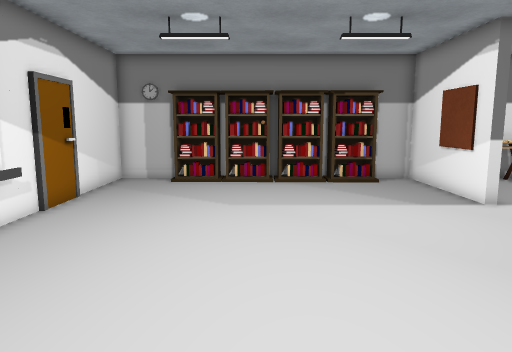
View 1 (above)

16 first-person views from a walk through a 3-D level made in the Unity game engine. The camera is 1.3 m above the floor, tilts 8° down and sees 70° across. The floor is counted in squares, 0.5 m on a side. Each view is taken from the middle of a square. On the plan, view 1 faces up. The plan holds only what a view shows up to about 20 squares ahead; the rest is blank. The player is left out. Some surface patterns are stand-ins.

View 2
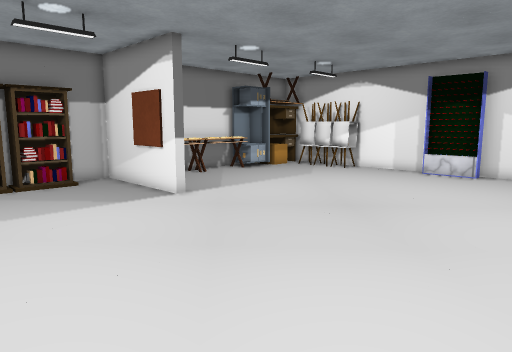

View 3
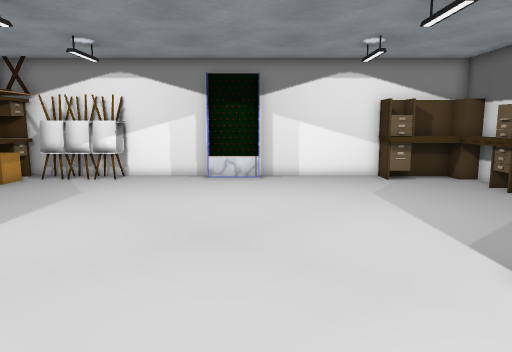

View 4
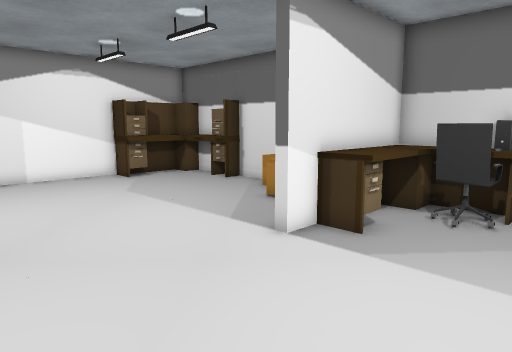

View 5
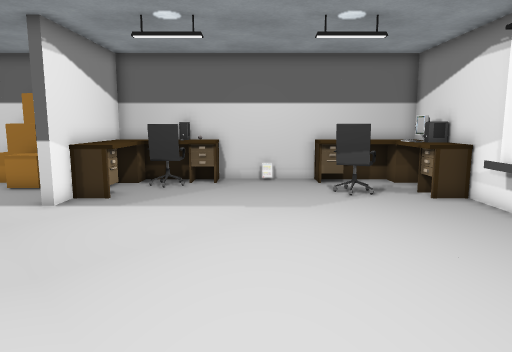

View 6
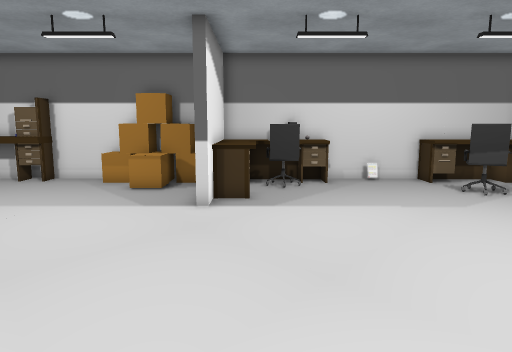

View 7
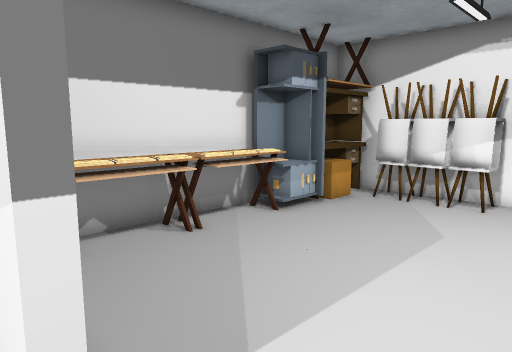

View 8
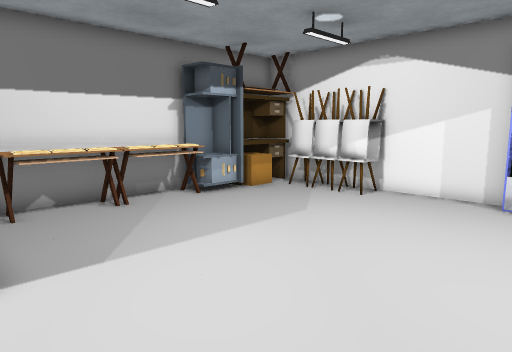

View 9
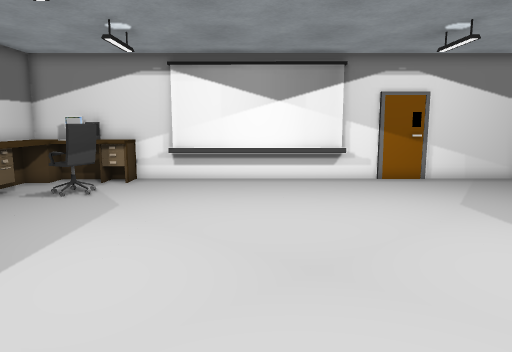

View 10
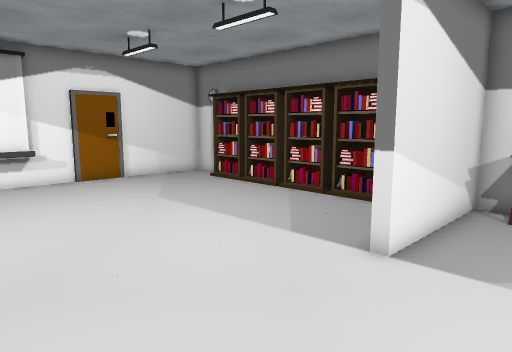

View 11
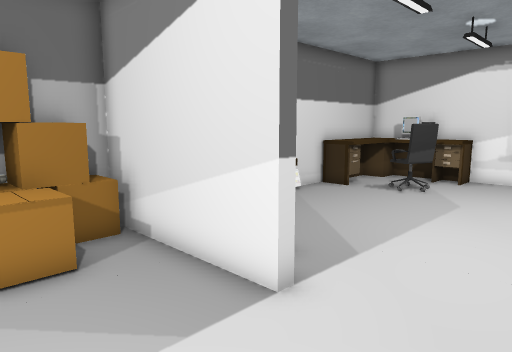

View 12
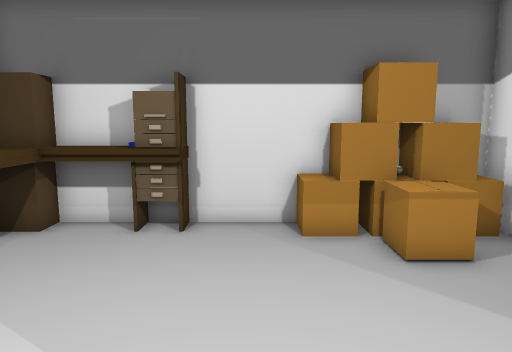

View 13
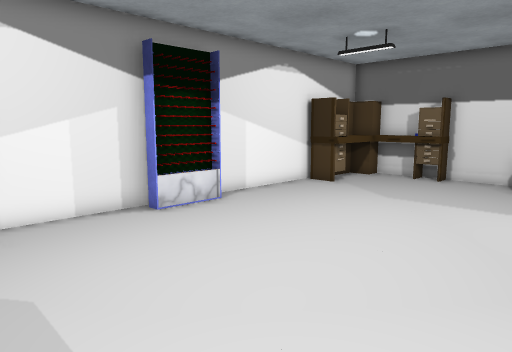

View 14
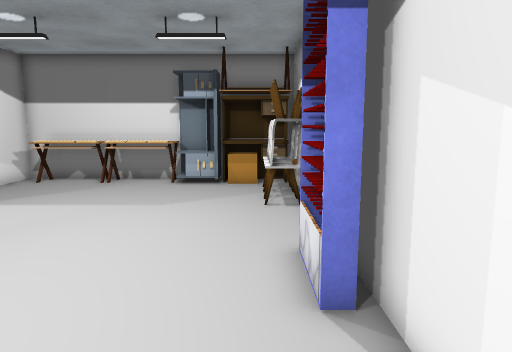

View 15
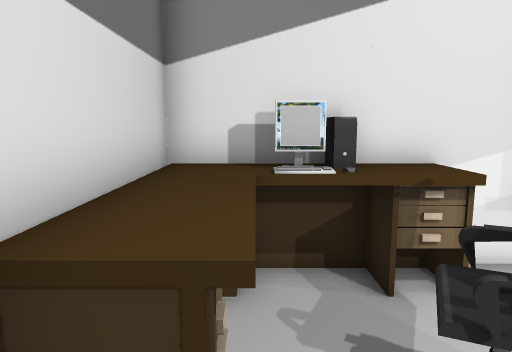

View 16
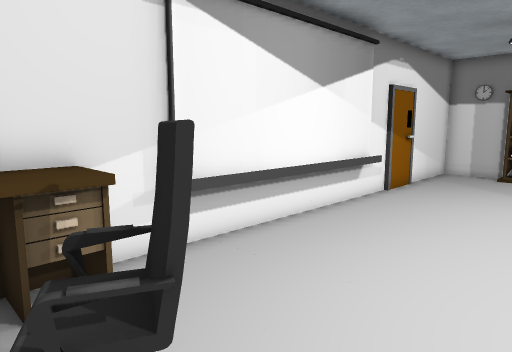

### Floor plan
Key: @ floor where view 1 was taken; # wall or solid block; . floor; = window, fence, low wall or low ledge; ^ raised ledge; B bookshelf; E desk; A box; C computer; O other object.
Columns run from 7 left of view 1 to 21 right of it. Each row starts with its distance up from view 1.
 18  ############################
 17  #.BBBBBBBBBB .#EEEEEEEOEEEE#
 16 # ............ #EEEEEEEOOAAE#
 15 #.............##..........OO#
 14 # ............##..........OO#
 13  #............##..........OO#
 12  #............##..........OO#
 11 ##..........................#
 10 ##..........................#
  9 #=..........................#
  8 #=......................... #
  7 #=.........................##
  6 #=.........................##
  5 #=.........................##
  4 #=..........................#
  3 #=..........................#
  2 #=..........................#
  1 #=..........................#
  0 # .....@......##............#
 -1 #^^.OO.......^^#..........EE#
 -2 #C^OOO.......^^#..........EE#
 -3 #C#.O......OO^^#.AA.......EE#
 -4 #^C^^^....^OC^^#AAAAA..EEEEE#
 -5 #^^^^^ .. ^CC^^#AAAAA  EOEEE#
 -6 ###########################

Positions as (right, up) in squares from view 1, and headings:
1: (0, 0), facing up
2: (0, 0), facing up-right
3: (2, 5), facing right
4: (2, 7), facing down-right
5: (1, 12), facing down
6: (6, 12), facing down
7: (7, 9), facing up-right
8: (7, 5), facing up-right
9: (11, 5), facing left
10: (11, 5), facing up-left
11: (12, 4), facing down-left
12: (14, 4), facing down
13: (10, 13), facing down-right
14: (19, 0), facing up
15: (0, -4), facing left
16: (0, -3), facing up-left
